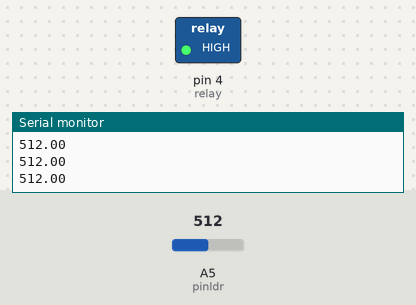
A sketch run on a simulated Arduino Uno, built with avr-gcc and run on an emulated ATmega328P. On the bench: switched loads named in the sketch (green lamp = pin HIGH), the last lines printed to the serial monitor. The test bench sets the inputs (shaded band); at power-on: A5 (pinldr) = 512.

Above: at 1.3 s.
1.4 s: A5 (pinldr) set to 985
2.9 s: A5 (pinldr) set to 1010
At 3.6 s:
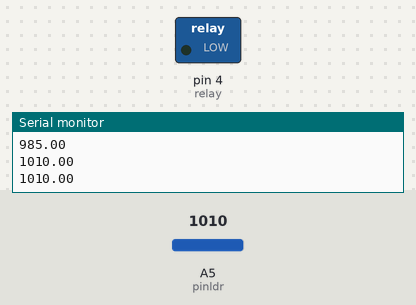
4.5 s: A5 (pinldr) set to 990
At 4.8 s:
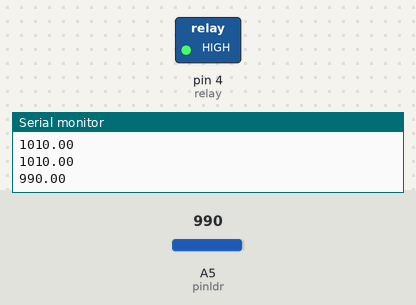
6.0 s: A5 (pinldr) set to 1023
At 7.2 s:
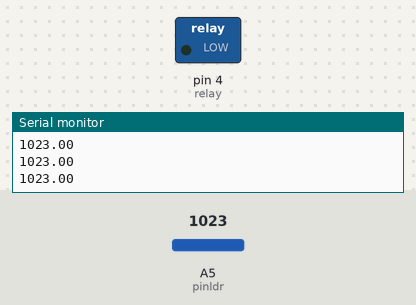
Timing chart, 0 to 8.5 s (numbered marks = the images above; inputs shaded):
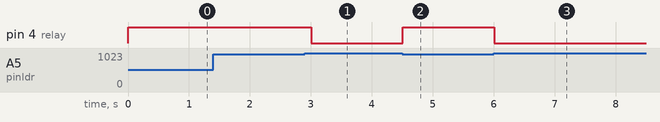

The sketch:

lampu_jalan_auto_nyala_kalo_malam.ino
```cpp
#define pinldr 5
#define relay 4

void setup() {
  Serial.begin(115200);
  pinMode(pinldr, INPUT);
  pinMode(relay, OUTPUT);
}

void loop() {
  float sensor = analogRead(pinldr);
  Serial.println(sensor);

if (sensor > 1000) {
  digitalWrite(relay, LOW); // Lampu nyala
} else {
  digitalWrite(relay, HIGH); // Lampu Mati
}
delay(500);
}

/*
 * ## Sensor LDR
 * VCC to 3V
 * GND to GND/G
 * D0 to GPIO 5
 *
 * ## Relay
 * VCC to 3V
 * GND to GND/G
 * 1N2 to D2 (GPIO 4)
 */
```

Measured:
- the behaviour switches between 1000 and 1001 on A5 (pinldr) (found by bisection; images 0 and 1)
- after the input at 2.9 s, pin 4 (relay): HIGH → LOW after 0.10 s
- after the input at 4.5 s, pin 4 (relay): LOW → HIGH at once
- after the input at 6.0 s, pin 4 (relay): HIGH → LOW at once
